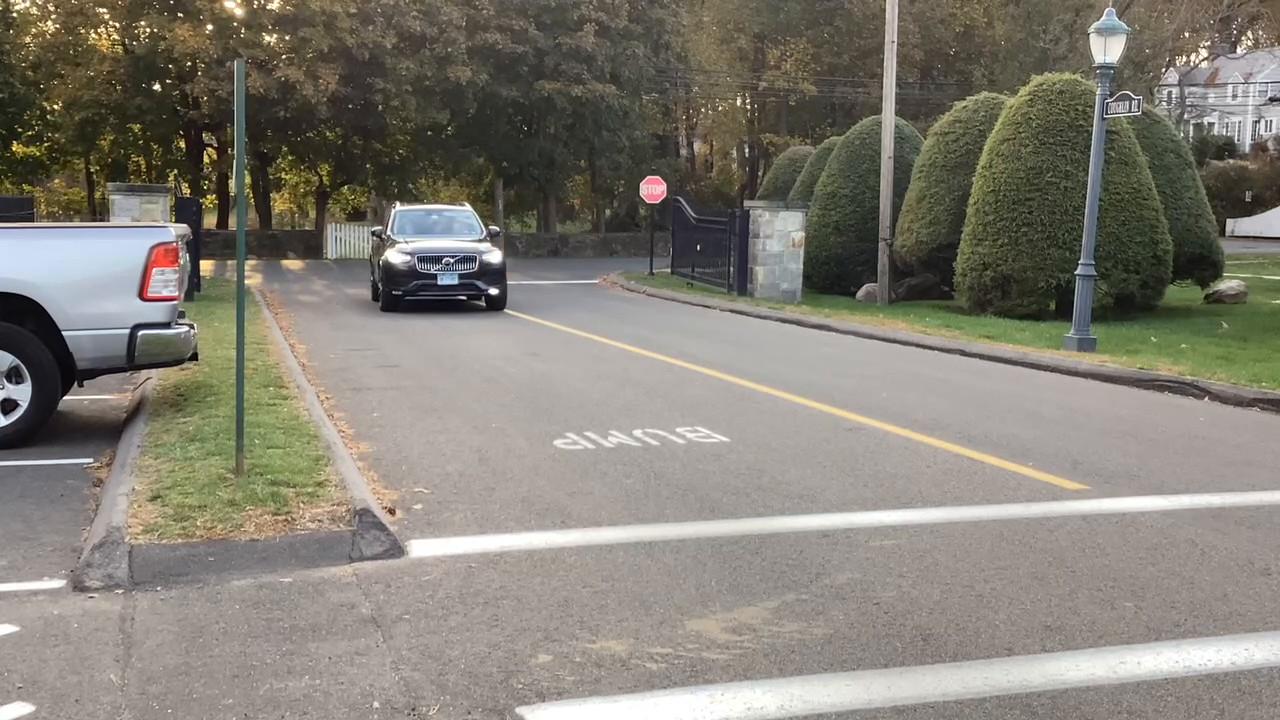
#> input picture frame 20 of videos/IMG_0054.MP4, 1280 x 720 px, given in place of video.mp4, which was not available
$ python main_videos.py
#> lines starting #> are read from the running program, lines starting #| are printed output that depends on the picture; after the words box and inside, x2 and y2 are one past the last pixel; in counts of white or black regions, pixels touching at a corner belong together; pictures that were not available may be replaced by others from this repository, and a replacement may not be noted
import cv2
import pytesseract
import csv
import numpy as np

# Set the path to the Tesseract OCR executable
pytesseract.pytesseract.tesseract_cmd = r'C:\Users\johnp\OneDrive\Desktop\pt\tesseract.exe'  # Update this path accordingly

def is_valid_license_plate(rect):
    # Modify these thresholds based on your license plate characteristics
    min_ratio = 2.5  # Minimum bounding rectangle sides ratio
    max_ratio = 4.0  # Maximum bounding rectangle sides ratio
    min_area = 800   # Minimum bounding rectangle area

    # Calculate width, height, and area of the bounding rectangle
    _, _, w, h = rect
    area = w * h

    # Calculate the sides ratio
    ratio = max(w / h, h / w)

    # Check if the bounding rectangle meets the criteria
    return min_ratio < ratio < max_ratio and area > min_area

# Open the video file
video_path = 'C:/Users/johnp/OneDrive/Desktop/AA Masters/Sem 3/Artificial Intelligence/Final/license_plate_final/Videos/video.mp4'
cap = cv2.VideoCapture(video_path)

# Check if the video file is opened successfully
if not cap.isOpened():
    print("Error: Could not open video file.")
    exit()

# Create a CSV file to write license plate information
csv_file_path = 'license_plate_data.csv'
with open(csv_file_path, 'w', newline='') as csv_file:
    csv_writer = csv.writer(csv_file)
    csv_writer.writerow(['Frame', 'License Plate'])

    frame_number = 0

    while cap.isOpened():
        ret, frame = cap.read()
#> frame is the input picture: shape (720, 1280, 3); mean B, G, R 116.8, 126.7, 130.7

        if not ret:
            break

        # Additional preprocessing steps
        resized_frame = cv2.resize(frame, (0, 0), fx=2, fy=2)  # Adjust the scaling factor as needed
        gray_frame = cv2.cvtColor(resized_frame, cv2.COLOR_BGR2GRAY)
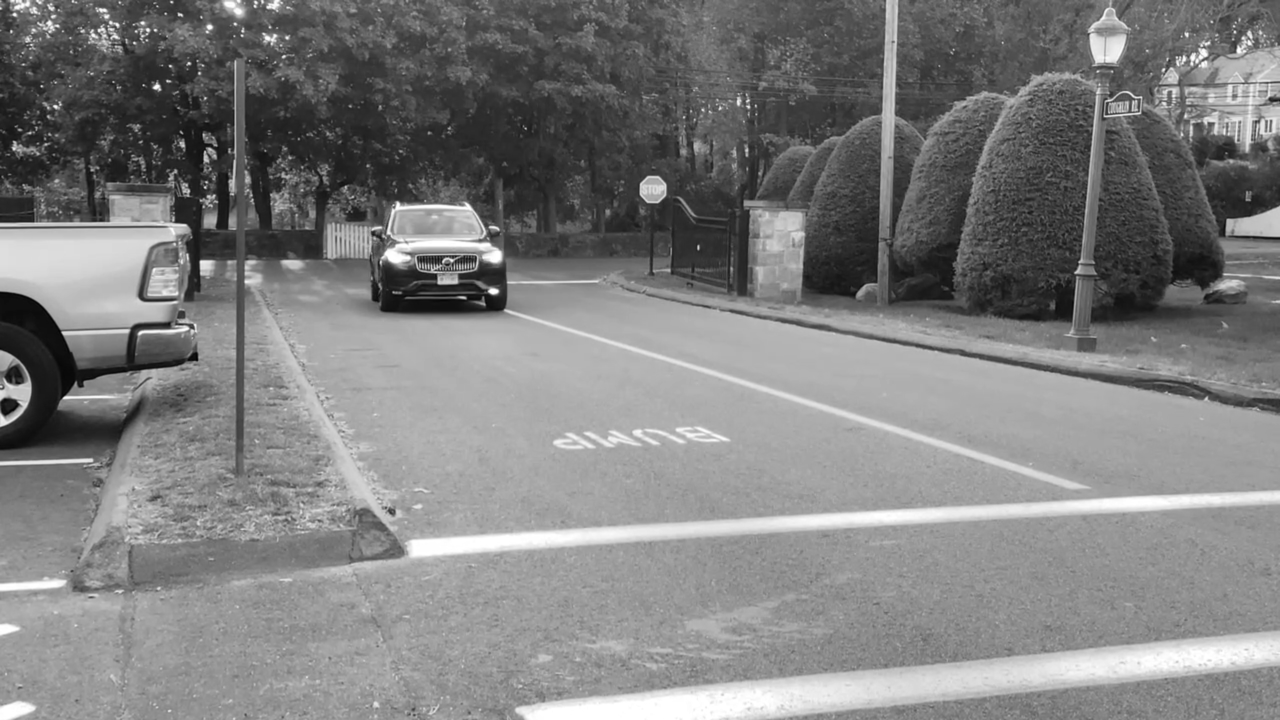
#> gray_frame: shape (1440, 2560) (shown at 1/2 size); min 1, max 255, mean 126.7
        _, binary_frame = cv2.threshold(gray_frame, 0, 255, cv2.THRESH_BINARY + cv2.THRESH_OTSU)
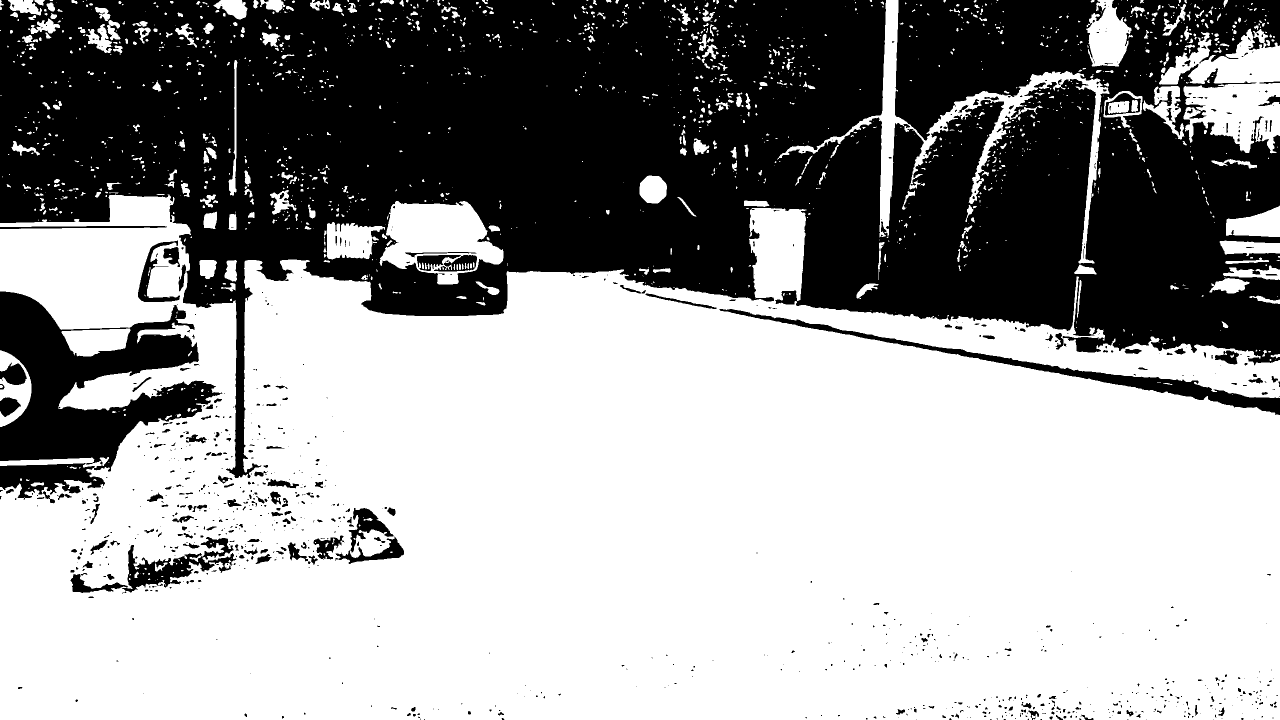
#> binary_frame: shape (1440, 2560) (shown at 1/2 size); 60.2% white; 983 black regions (692 under 20 px), largest, box (x1, y1, x2, y2) and area: (0, 0, 2560, 956) 1315734, (0, 583, 445, 999) 82489, (1439, 618, 2560, 830) 16485
        denoised_frame = cv2.fastNlMeansDenoising(binary_frame, None, 10, 7, 21)

        # Debugging OCR output
#> (the run stopped early here; a loop or call above may not have finished)

$ run again, starting later in the video
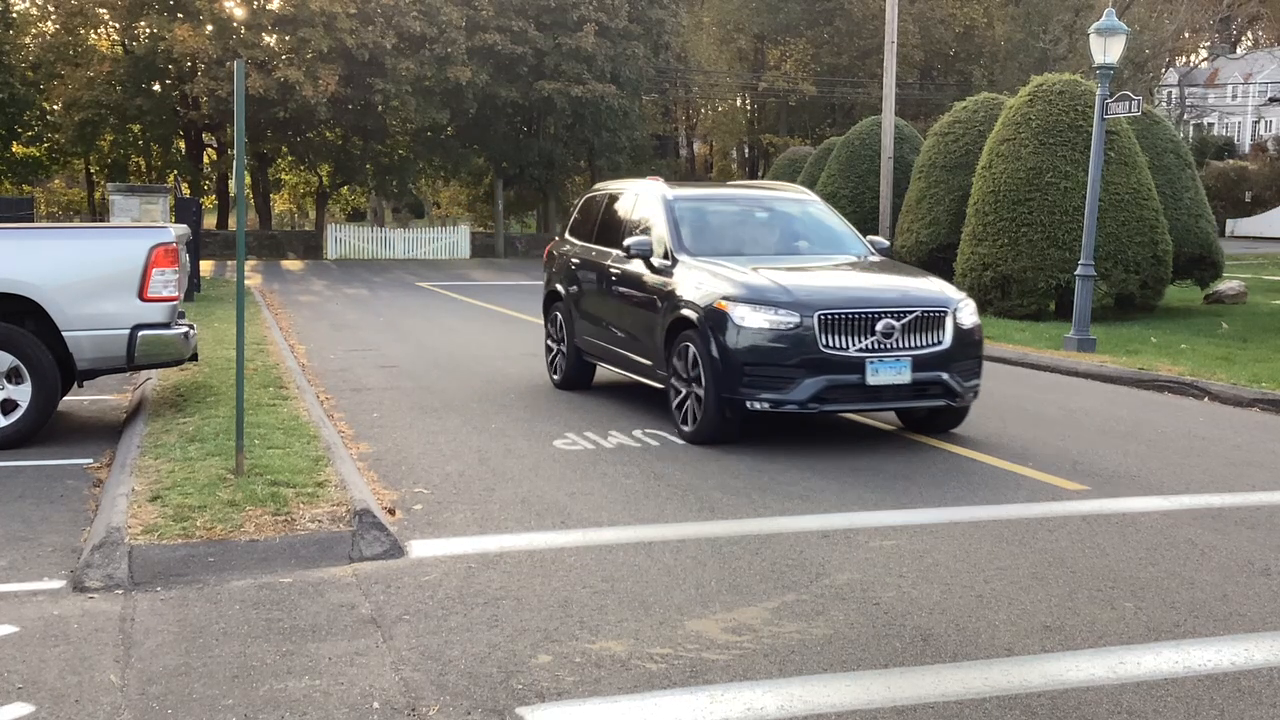
#> input picture frame 90 of videos/IMG_0054.MP4, 1280 x 720 px, given in place of video.mp4, which was not available
#> frame is the input picture: shape (720, 1280, 3); mean B, G, R 113.9, 122.7, 126.1
#> `gray_frame = cv2.cvtColor(resized_frame, cv2.COLOR_BGR2GRAY)`:
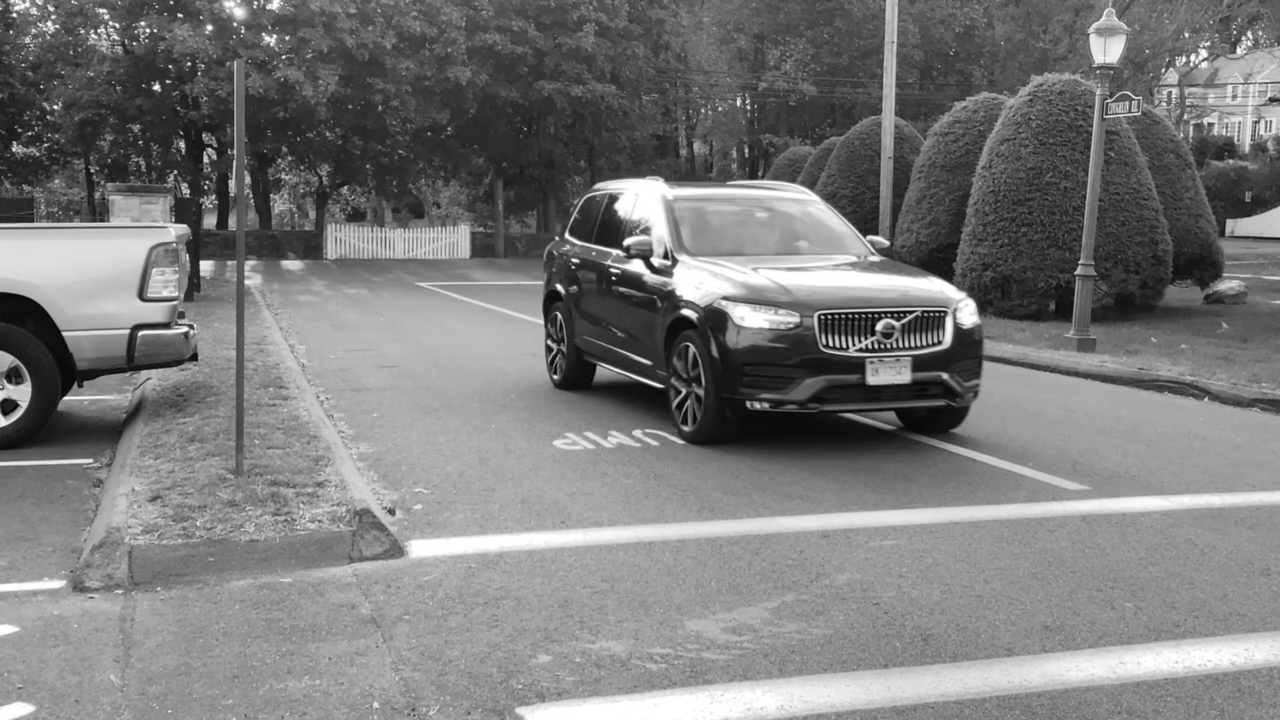
#> gray_frame: shape (1440, 2560) (shown at 1/2 size); min 1, max 255, mean 122.7
#> `_, binary_frame = cv2.threshold(gray_frame, 0, 255, cv2.THRESH_BINARY ..`:
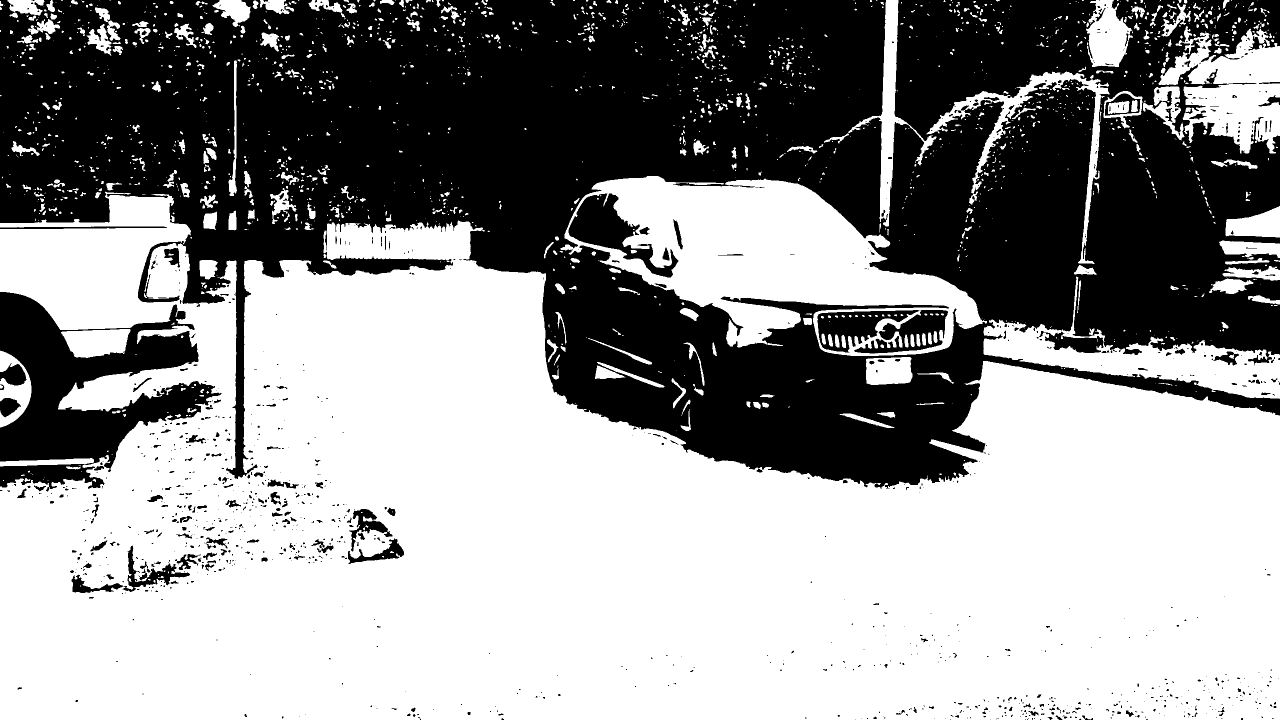
#> binary_frame: shape (1440, 2560) (shown at 1/2 size); 57.6% white; 1143 black regions (872 under 20 px), largest, box (x1, y1, x2, y2) and area: (0, 0, 2560, 977) 1417872, (0, 584, 443, 983) 78624, (1137, 387, 1357, 555) 12203

$ run again, starting later in the video
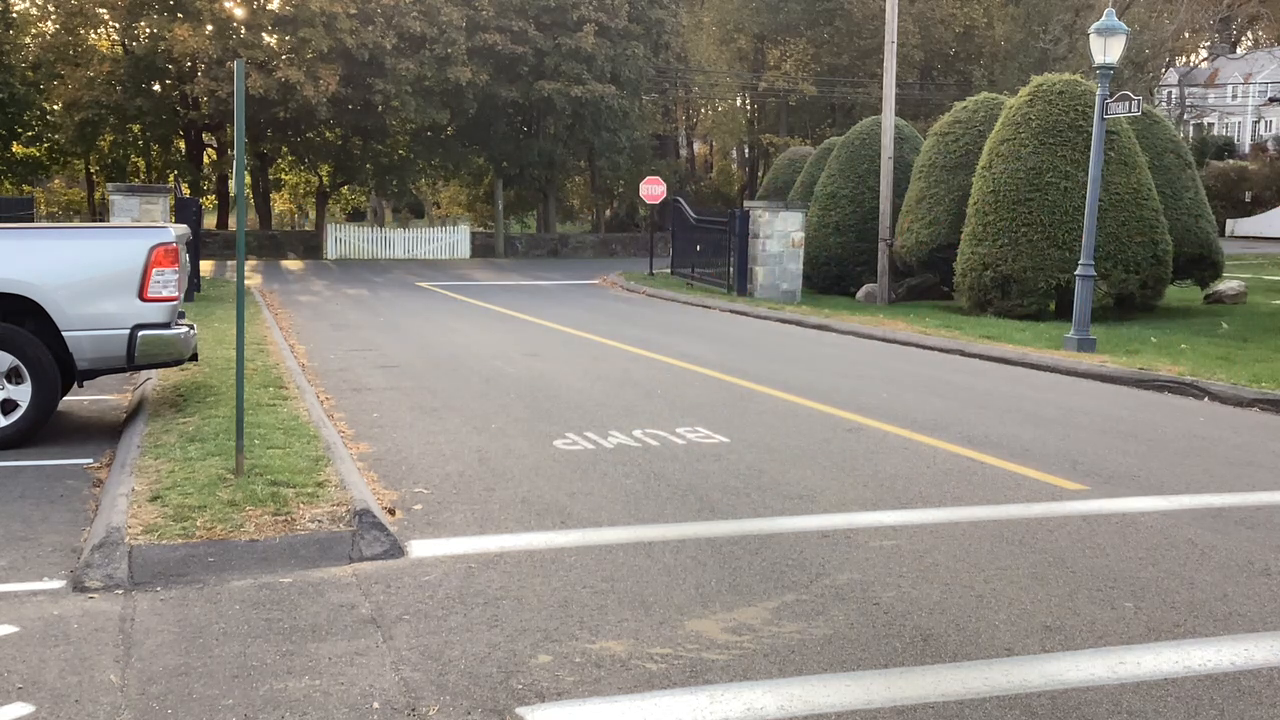
#> input picture frame 160 of videos/IMG_0054.MP4, 1280 x 720 px, given in place of video.mp4, which was not available
#> frame is the input picture: shape (720, 1280, 3); mean B, G, R 117.7, 128, 132.5
#> `gray_frame = cv2.cvtColor(resized_frame, cv2.COLOR_BGR2GRAY)`:
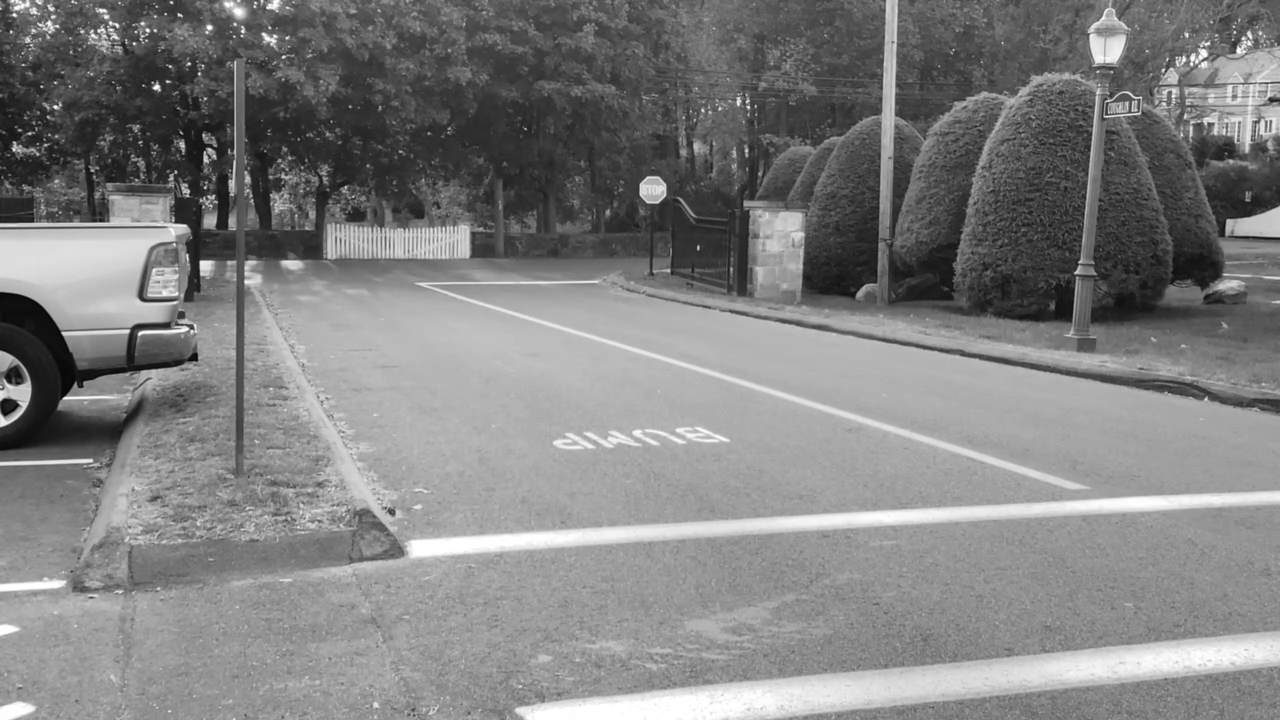
#> gray_frame: shape (1440, 2560) (shown at 1/2 size); min 2, max 255, mean 128.1
#> `_, binary_frame = cv2.threshold(gray_frame, 0, 255, cv2.THRESH_BINARY ..`:
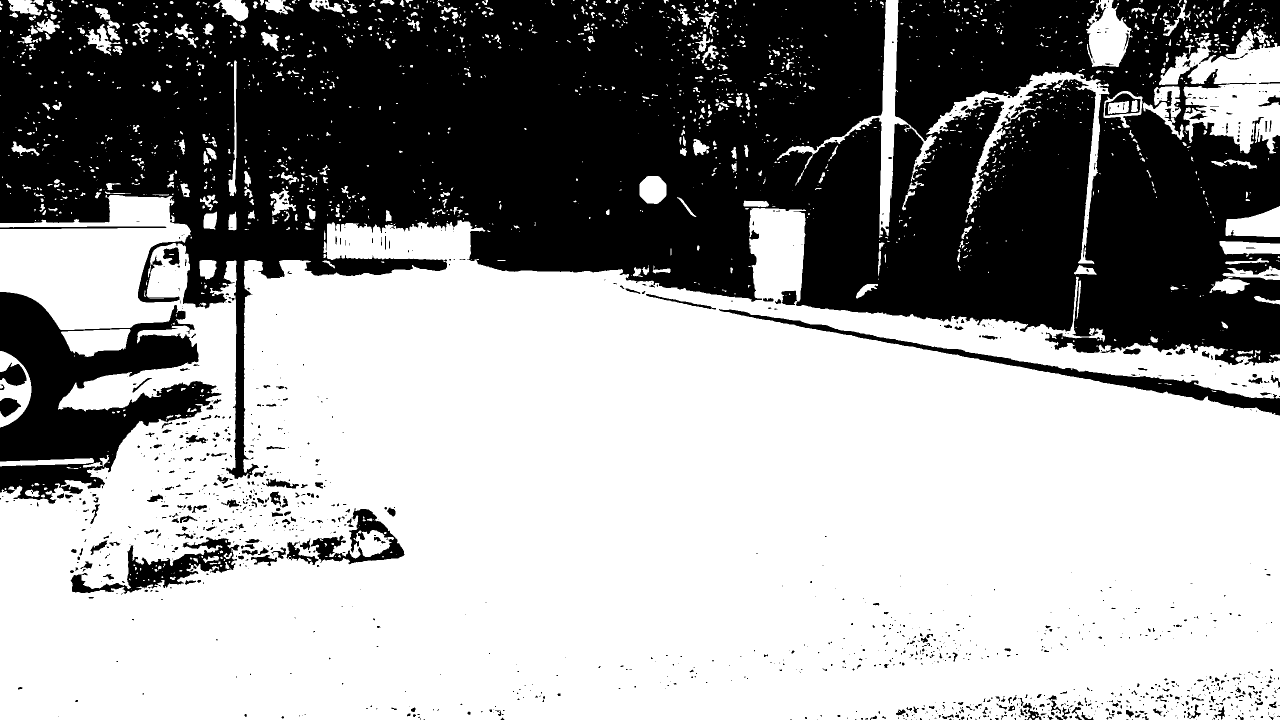
#> binary_frame: shape (1440, 2560) (shown at 1/2 size); 60.4% white; 1367 black regions (1006 under 20 px), largest, box (x1, y1, x2, y2) and area: (0, 0, 2560, 958) 1302856, (0, 584, 443, 1008) 83403, (1438, 618, 2560, 831) 16769
